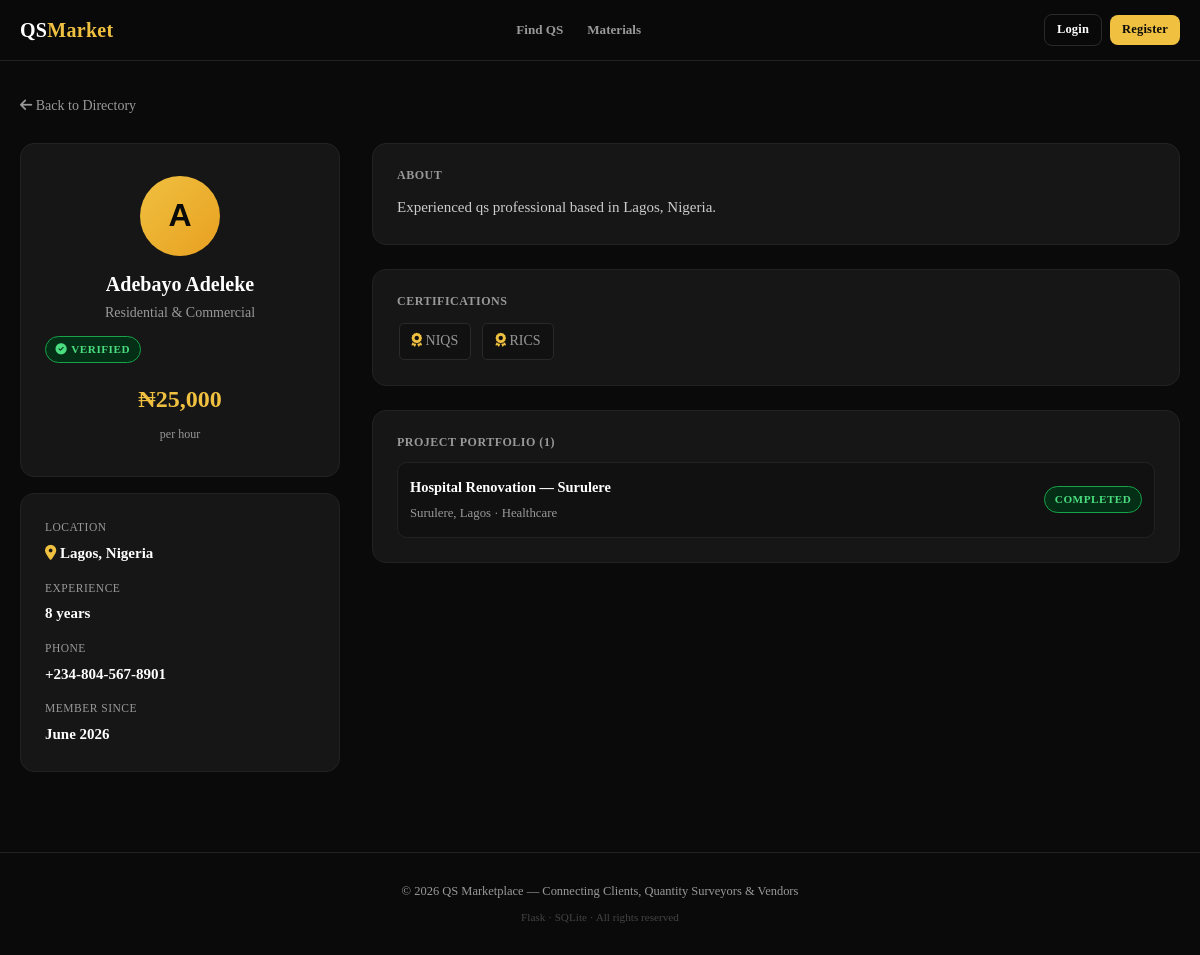
Screenshot of /qs/5 with the database file from the repository.
### app.py (models this page shows, shortened)
class User(UserMixin, db.Model):
    __tablename__ = 'users'
    id            = db.Column(db.Integer, primary_key=True)
    email         = db.Column(db.String(150), unique=True, nullable=False)
    password_hash = db.Column(db.String(255), nullable=False)
    role          = db.Column(db.String(20), nullable=False)   # admin/client/qs/vendor
    first_name    = db.Column(db.String(80))
    last_name     = db.Column(db.String(80))
    phone         = db.Column(db.String(30))
    location      = db.Column(db.String(120))
    bio           = db.Column(db.Text)
    avatar        = db.Column(db.String(200), default='default.png')
    status        = db.Column(db.String(20), default='pending')  # pending/active/suspended
    verified      = db.Column(db.Boolean, default=False)
    joined_at     = db.Column(db.DateTime, default=datetime.utcnow)
    last_login    = db.Column(db.DateTime)
    company_name      = db.Column(db.String(150))
    specialization    = db.Column(db.String(200))
    years_experience  = db.Column(db.Integer)
    certifications    = db.Column(db.Text)
    hourly_rate       = db.Column(db.Float)
    projects_posted   = db.relationship('Project', foreign_keys='Project.client_id', backref='client', lazy=True)
    bids              = db.relationship('Bid', backref='qs_user', lazy=True)
    materials         = db.relationship('Material', backref='vendor', lazy=True)
    sent_messages     = db.relationship('Message', foreign_keys='Message.sender_id', backref='sender', lazy=True)
    transactions      = db.relationship('Transaction', foreign_keys='Transaction.user_id', backref='user', lazy=True)
    @property
    def full_name(self): return f"{self.first_name or ''} {self.last_name or ''}".strip() or self.email

class Project(db.Model):
    __tablename__ = 'projects'
    id          = db.Column(db.Integer, primary_key=True)
    client_id   = db.Column(db.Integer, db.ForeignKey('users.id'), nullable=False)
    title       = db.Column(db.String(200), nullable=False)
    description = db.Column(db.Text)
    location    = db.Column(db.String(120))
    budget      = db.Column(db.Float)
    deadline    = db.Column(db.Date)
    category    = db.Column(db.String(80))
    status      = db.Column(db.String(30), default='open')  # open/in_progress/completed/cancelled
    created_at  = db.Column(db.DateTime, default=datetime.utcnow)
    assigned_qs = db.Column(db.Integer, db.ForeignKey('users.id'))
    bids        = db.relationship('Bid', backref='project', lazy=True)
    transactions= db.relationship('Transaction', backref='project', lazy=True)

### app.py (the view)
@app.route('/qs/<int:uid>')
def qs_profile(uid):
    qs = User.query.filter_by(id=uid, role='qs').first_or_404()
    won_projects = Project.query.filter_by(assigned_qs=uid).all()
    return render_template('qs_profile.html', qs=qs, won_projects=won_projects)

### app.py (called while the page is built)
@app.context_processor
def inject_globals():
    return dict(unread=unread_count, now=datetime.utcnow())

### templates/qs_profile.html (shortened to what this page needs)
{% extends 'base.html' %}
{% block content %}
<div class="main">
  <div style="margin-bottom:1.5rem;"><a href="{{ url_for('qs_directory') }}" style="color:var(--grey);font-size:0.875rem;"><i class="fa fa-arrow-left"></i> Back to Directory</a></div>
  <div class="grid-2" style="grid-template-columns:320px 1fr;gap:2rem;">
    <div>
      <div class="card" style="text-align:center;padding:2rem 1.5rem;">
        <div style="width:80px;height:80px;border-radius:50%;background:linear-gradient(135deg,var(--accent),var(--accent2));color:var(--black);display:flex;align-items:center;justify-content:center;font-family:'Syne',sans-serif;font-size:2rem;font-weight:800;margin:0 auto 1rem;">
          {{ (qs.first_name or 'Q')[0] }}
        </div>
        <h1 style="font-size:1.25rem;font-weight:800;margin-bottom:0.25rem;">{{ qs.full_name }}</h1>
        <p style="color:var(--grey);font-size:0.875rem;margin-bottom:0.75rem;">{{ qs.specialization or 'Quantity Surveyor' }}</p>
        <div class="flex justify-center gap-1 flex-wrap mb-2">
          <span class="badge badge-active"><i class="fa fa-check-circle"></i> Verified</span>
        </div>
        {% if qs.hourly_rate %}
        <div style="font-size:1.5rem;font-weight:800;color:var(--accent);margin:0.75rem 0 0.25rem;">₦{{ '{:,.0f}'.format(qs.hourly_rate) }}</div>
        <div style="font-size:0.75rem;color:var(--grey);">per hour</div>
        {% endif %}
      </div>
      <div class="card mt-2">
        <div style="display:flex;flex-direction:column;gap:0.75rem;">
          {% if qs.location %}<div><div style="font-size:0.72rem;color:var(--grey);text-transform:uppercase;letter-spacing:0.5px;">Location</div><div style="font-weight:600;margin-top:0.2rem;"><i class="fa fa-map-marker-alt" style="color:var(--accent);"></i> {{ qs.location }}</div></div>{% endif %}
          {% if qs.years_experience %}<div><div style="font-size:0.72px;color:var(--grey);text-transform:uppercase;letter-spacing:0.5px;font-size:0.72rem;">Experience</div><div style="font-weight:600;margin-top:0.2rem;">{{ qs.years_experience }} years</div></div>{% endif %}
          {% if qs.phone %}<div><div style="font-size:0.72rem;color:var(--grey);text-transform:uppercase;letter-spacing:0.5px;">Phone</div><div style="font-weight:600;margin-top:0.2rem;">{{ qs.phone }}</div></div>{% endif %}
          <div><div style="font-size:0.72rem;color:var(--grey);text-transform:uppercase;letter-spacing:0.5px;">Member Since</div><div style="font-weight:600;margin-top:0.2rem;">{{ qs.joined_at.strftime('%B %Y') }}</div></div>
        </div>
      </div>
    </div>
    <div>
      {% if qs.bio %}
      <div class="card mb-3">
        <h3 style="font-size:0.75rem;color:var(--grey);text-transform:uppercase;letter-spacing:0.5px;font-weight:700;margin-bottom:0.75rem;">About</h3>
        <p style="color:var(--light);line-height:1.7;">{{ qs.bio }}</p>
      </div>
      {% endif %}
      {% if qs.certifications %}
      <div class="card mb-3">
        <h3 style="font-size:0.75rem;color:var(--grey);text-transform:uppercase;letter-spacing:0.5px;font-weight:700;margin-bottom:0.75rem;">Certifications</h3>
        <div style="display:flex;flex-wrap:wrap;gap:0.5rem;">
          {% for c in qs.certifications.split(',') %}
          <span class="tag" style="font-size:0.875rem;padding:0.35rem 0.75rem;"><i class="fa fa-award" style="color:var(--accent);"></i> {{ c.strip() }}</span>
          {% endfor %}
        </div>
      </div>
      {% endif %}
      {% if won_projects %}
      <div class="card">
        <h3 style="font-size:0.75rem;color:var(--grey);text-transform:uppercase;letter-spacing:0.5px;font-weight:700;margin-bottom:0.75rem;">Project Portfolio ({{ won_projects|length }})</h3>
        <div style="display:flex;flex-direction:column;gap:0.75rem;">
          {% for p in won_projects %}
          <div style="padding:0.75rem;background:var(--dark);border-radius:10px;border:1px solid var(--border);">
            <div class="flex justify-between items-center">
              <div>
                <div style="font-weight:700;font-size:0.9rem;">{{ p.title }}</div>
                <div style="font-size:0.8rem;color:var(--grey);margin-top:0.2rem;">{{ p.location }} · {{ p.category }}</div>
              </div>
              <span class="badge badge-{{ p.status }}">{{ p.status.replace('_',' ') }}</span>
            </div>
          </div>
          {% endfor %}
        </div>
      </div>
      {% endif %}
    </div>
  </div>
</div>
{% endblock %}

### templates/base.html (style rules this page uses)
:root { --black:#0a0a0a; --dark:#111111; --card:#161616; --border:#222222; --border2:#2a2a2a; --white:#ffffff; --grey:#999999; --light:#cccccc; --accent:#f0c040; --accent2:#e8a020; --green:#22c55e; --red:#ef4444; --blue:#3b82f6; --orange:#f97316; --purple:#a855f7; --font:'Times New Roman',Times,Georgia,serif; --nav-h:60px; }
* { margin:0;padding:0;box-sizing:border-box; }
html { scroll-behavior:smooth;overflow-x:hidden; }
body { background:var(--black);color:var(--white); font-family:var(--font);min-height:100vh; line-height:1.7;font-size:15px;overflow-x:hidden; }
a { color:inherit;text-decoration:none; }
h1,h2,h3,h4,h5 { font-family:var(--font);line-height:1.25; }
.main { max-width:1280px;margin:0 auto;padding:2rem 1.25rem; }
.card { background:var(--card);border:1px solid var(--border);border-radius:14px;padding:1.5rem; }
.badge { display:inline-flex;align-items:center;gap:0.25rem; padding:0.18rem 0.6rem;border-radius:99px; font-size:0.7rem;font-weight:700; text-transform:uppercase;letter-spacing:0.5px; font-family:var(--font);white-space:nowrap; }
.badge-active { background:#052e16;color:#4ade80;border:1px solid #16a34a; }
.badge-completed { background:#052e16;color:#4ade80;border:1px solid #16a34a; }
.grid-2 { display:grid;grid-template-columns:repeat(2,1fr);gap:1.25rem; }
.tag { display:inline-block;background:var(--dark); border:1px solid var(--border2);border-radius:5px; padding:0.15rem 0.55rem;font-size:0.73rem;color:var(--grey); margin:0.1rem;font-family:var(--font); }
.mt-2 { margin-top:1rem; }
.mb-2 { margin-bottom:1rem; }
.mb-3 { margin-bottom:1.5rem; }
.flex { display:flex; }
.items-center { align-items:center; }
.justify-between { justify-content:space-between; }
.gap-1 { gap:0.5rem; }
.flex-wrap { flex-wrap:wrap; }

### rows the page displays
User: first_name "A", full_name "Adebayo Adeleke", specialization "Residential & Commercial", hourly_rate "25,000", location "Lagos, Nigeria", years_experience "8", phone "+234-804-567-8901", joined_at "June 2026", bio "Experienced qs professional based in Lagos, Nigeria."
Project: title "Hospital Renovation — Surulere", location "Surulere, Lagos", category "Healthcare", status.replace "COMPLETED"

### other values shown
{{ c.strip() }} "NIQS" "RICS"
{{ won_projects|length }} "1"
